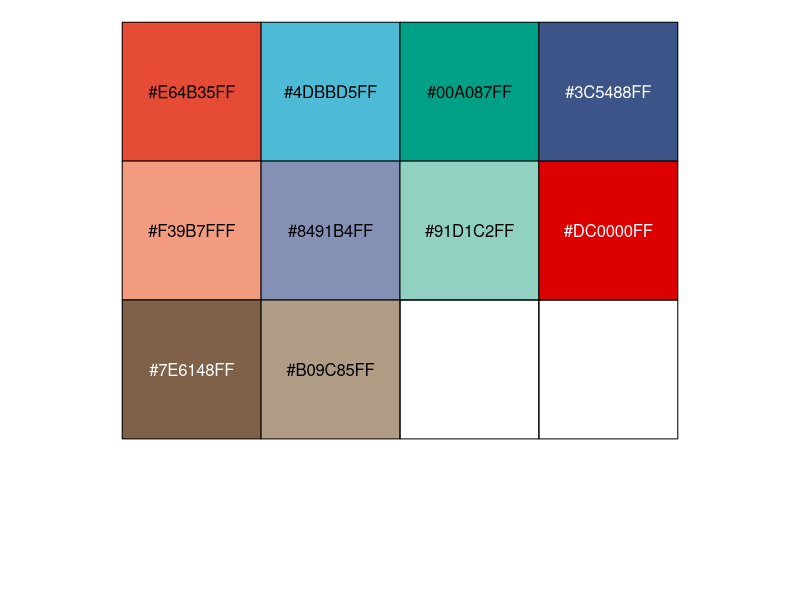
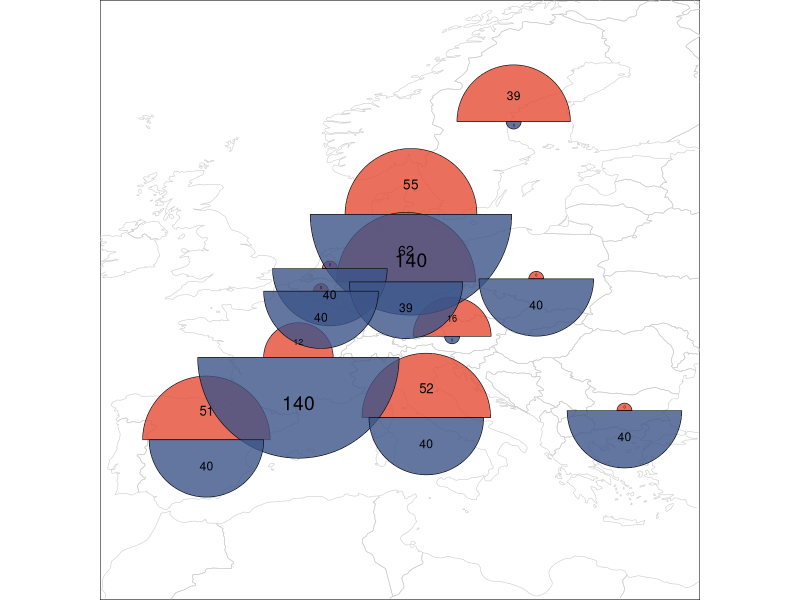
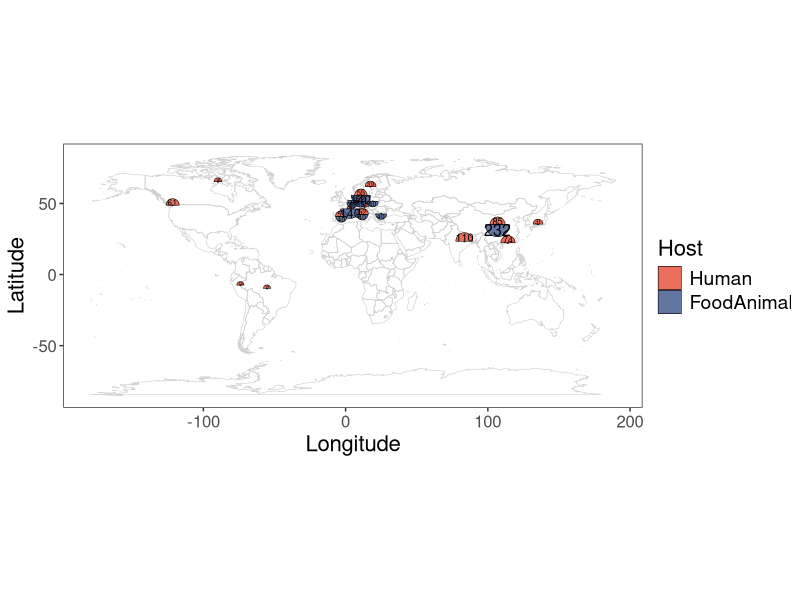
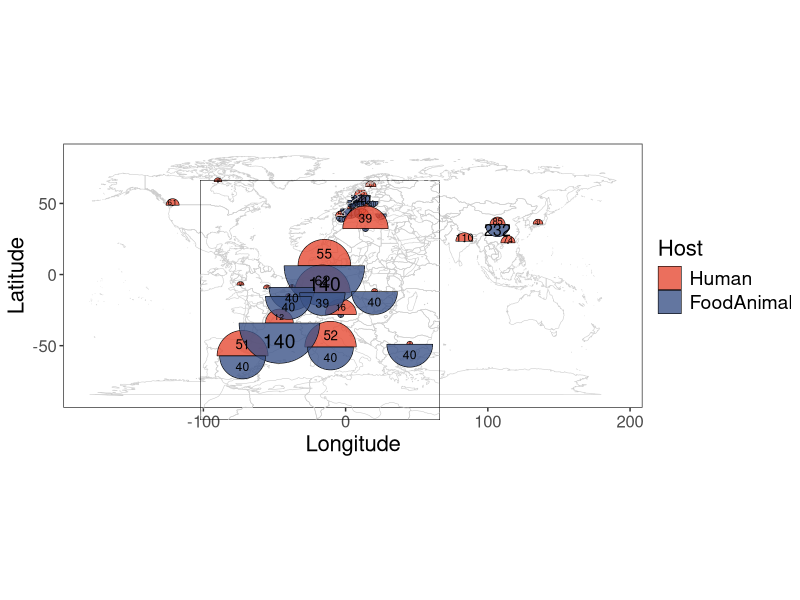
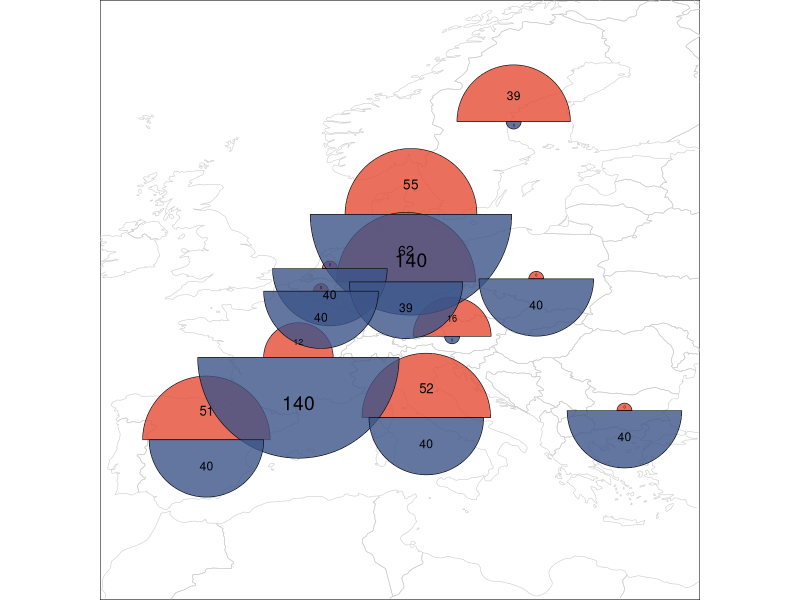

Recreate these plots in R, in order.
#---------------------------------------------------------------------------------------------------------
library(maps)
library(ggplot2)
library(RColorBrewer)
library(ggforce)
library(reshape2)
library(dplyr)
library(grid)
library(ggsci)

world_map <- map_data("world")
unique(world_map['region'])
df<-read.csv("./data/sample_stat.csv",header=TRUE)
#df<-read.csv("../microbiome/old/microbiota_R/sample_stat.csv",header=TRUE)
Region_Center<-aggregate(cbind(long,lat)~region,world_map,mean)

df_join<-left_join(df,Region_Center,by='region')
df_join[df_join$region=='Hong Kong',c('lat','long')]=c(22.28552, 114.15769)


df<-melt(df_join,id.vars=c('region','long','lat'))
df
df$start<- rep(c(-pi/2, pi/2), each=nrow(df)/2)
df<-transform(df,plus=ifelse(variable=='Human',1,-1))
r <- 8
min_r<-0.5
scale <- r/max(sqrt(df$value))

library("scales")
show_col(pal_npg('nrc')(10))

p1_map<-ggplot() +
  geom_path(data=world_map,aes(x=long,y=lat,group=group),colour="gray80",size=.2)+ ###colour="gray80"
  geom_arc_bar(data=df,aes(x0 = long, y0 =lat, r0 = 0, r = sqrt(value)*scale+min_r,
                           start = start, end = start + pi, fill = variable),
              size=0.2,alpha=0.8) + ## color = "black",
  geom_text(data=df,aes(label = value,size=value, x = long, y = lat + plus*(scale*sqrt(value)/2*0.9+0.25)),
            color='black')+  
  scale_fill_manual(values = pal_npg('nrc')(10)[c(1,4,3)])+
  scale_x_continuous(limits=c(-10,30),expand=c(0,0))+
  scale_y_continuous(limits=c(30,70),expand=c(0,0))+#breaks=(-3:3)*30
  guides(fill = FALSE,size=FALSE) +
  xlab("") +
  ylab("") +
  coord_fixed() +
  theme_void()+
  theme(panel.background =element_rect(fill=NA,color='black') )
p1_map


p2_map<-ggplot() + 
  geom_path(data=world_map,aes(x=long,y=lat,group=group),colour="gray80",size=.2)+
  geom_arc_bar(data=df,aes(x0 = long, y0 =lat, r0 = 0, r = sqrt(value)*scale+min_r,
                           start = start, end = start + pi, fill = variable),
               color = "black",size=0.2,alpha=0.8) +
  
  geom_text(data=df,aes(label = value,size=value, x = long, y = lat + plus*(scale*sqrt(value)/2*0.9+0.25)),
             color='black')+  
  scale_size(range=c(0,4))+#scale_x_continuous(limits=c(-10,30),expand=c(0,0))+
  scale_fill_manual(values = pal_npg('nrc')(10)[c(1,4)])+
  #scale_y_continuous(limits=c(30,70),expand=c(0,0))+#breaks=(-3:3)*30
  guides(fill = guide_legend(title = "Host"),size=FALSE) +
  xlab("Longitude") + 
  ylab("Latitude") +
  coord_fixed() +
  theme_test()+
  theme(axis.text.y = element_text(size = 12),axis.text.x = element_text(size = 12),
        axis.title.x = element_text(size = 16),axis.title.y = element_text(size = 16),
        legend.text=element_text(size=14),legend.title=element_text(size=16))
p2_map

subvp<-viewport(x=0.4,0.5,width=0.3,height=0.4)
p2_map
print(p1_map,vp=subvp)
  
ggsave("./microbiota_new_figures/map.pdf", height = 10, width = 10)
